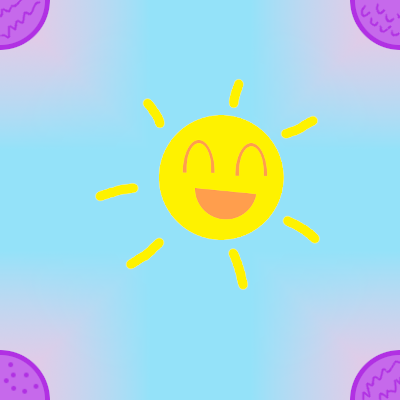
#> input picture projects/algorithms/wave-function-collapse/py/data/sky/blank.png, 400 x 400 px; its folder holds 4 pictures in this run; the run also reads 2 pictures not shown here
$ python main.py
#> lines starting #> are read from the running program, lines starting #| are printed output that depends on the picture
### projects/algorithms/wave-function-collapse/py/classes/Grid.py
from __future__ import annotations

import os
import random
from copy import deepcopy
from itertools import chain
from PIL import Image

import numpy as np

from classes.helpers import Shape
from classes.Tile import Tile


class Grid:
    def __init__(self, width: int, height: int, data_folder: os.PathLike, verbose: bool = True) -> None:
        # basic attribute init
#> called with width = 5, height = 5, data_folder = './data/sky/', verbose = False
        self.shape = Shape(width, height)
        self._verbose = verbose
        self._data_folder = data_folder

        # load images from data folder
        self._tile_shape: tuple[int, int, int] = None
        self._tile_imgs: list[np.ndarray] = []

        for i, filename in enumerate(os.listdir(data_folder), start=1):
            # read image into NDArray
            filepath = os.path.join(data_folder, filename)
            image_arr = np.array(Image.open(filepath)) / 255

            # validate image shapes
            if self._tile_shape is None:
                self._tile_shape = image_arr.shape
#> self._tile_shape = (400, 400, 4)

            elif self._tile_shape != image_arr.shape:
                raise ValueError(f'Image {filepath} has a shape ({image_arr.shape}) inconsistent with the template shape ({self._tile_shape}).')

            # track images
            self._tile_imgs.append(image_arr)

            if verbose:
                print(f'[{i}/{len(os.listdir(data_folder))}] [LOADED] "{filepath}"')

        # print debug stuff
        if verbose:
            print(f'\n{len(self._tile_imgs)} images loaded successfully from "{data_folder}"')
            print(f'Common image size: {self._tile_shape}')

        # init tiles and related data
        self._tiles = [[Tile(x, y, len(self._tile_imgs)) for x in range(self.shape.w)] for y in range(self.shape.h)]

    @property
    def flat_tiles(self) -> list[Tile]:
        return list(chain.from_iterable(self._tiles))

    def tile_at(self, x: int, y: int) -> Tile:
        return self._tiles[y][x]

    def force_collapse_random(self, count: int) -> None:
#> called with count = 0
        for _ in range(count):
            # keep iterating in case land on an already collapsed tile
            while (True):
                # get random tile
                randx = random.randint(0, self.shape.w - 1)
                randy = random.randint(0, self.shape.h - 1)
                tile = self.tile_at(randx, randy)

                # if not already collapsed, collapse
                if not tile.is_collapsed:
                    tile.collapse()
                    break

    def generate_matches(self, threshold: float, sections: int = 1, depth: int = 1) -> list[list[list[int]]]:
        """
        Analyses image borders between every image and every other image and decides
        if they can be joined together based on the threshold passed used to compare
        border pixel differences. Generates a nested list where the first axis is the
        image index, the second index is each direction as: `UP`, `RIGHT`, `DOWN`, `LEFT`
        and the third axis is which other images can be there for each main image for each
        direction. The lookup table is used in the `Grid.generate` method.

        Parameters
        ----------
        `threshold` : `float`
            How leniently to form possible neighbours between tiles. The threshold is compared
            against a value between 0 and 1, the mean pixel difference. If the difference is less
            than the threshold passed, the `other` image is considered a possible neighbour, where
            a threshold of 1.01 accepts all `other` images as possible neighbours.

        Returns
        -------
        `list[list[list[int]]]`
            Lookup table to be passed to `Grid.generate`.

        Examples
        --------
        Example of returned value
        >>> [[[0, 4], [0, 3], [0, 1], [0, 2]],
        ... [[0, 4], [1, 2, 4], [2, 3, 4], [1, 3, 4]],
        ... [[1, 2, 3], [0, 3], [2, 3, 4], [1, 3, 4]],
        ... [[1, 2, 3], [1, 2, 4], [2, 3, 4], [0, 2]],
        ... [[1, 2, 3], [1, 2, 4], [0, 1], [1, 3, 4]]]

        Example of `0` threshold returned value
        >>> [[[], [], [], []],
        ... [[], [], [], []],
        ... [[], [], [], []],
        ... [[], [], [], []],
        ... [[], [], [], []]]

        Example of `1` threshold returned value
        >>> [[[0, 1, 2, 3, 4], [0, 1, 2, 3, 4], [0, 1, 2, 3, 4], [0, 1, 2, 3, 4]],
        ... [[0, 1, 2, 3, 4], [0, 1, 2, 3, 4], [0, 1, 2, 3, 4], [0, 1, 2, 3, 4]],
        ... [[0, 1, 2, 3, 4], [0, 1, 2, 3, 4], [0, 1, 2, 3, 4], [0, 1, 2, 3, 4]],
        ... [[0, 1, 2, 3, 4], [0, 1, 2, 3, 4], [0, 1, 2, 3, 4], [0, 1, 2, 3, 4]],
        ... [[0, 1, 2, 3, 4], [0, 1, 2, 3, 4], [0, 1, 2, 3, 4], [0, 1, 2, 3, 4]]]
        """
#> called with threshold = 0.01, sections = 1, depth = 1

        # lookup table skeleton
        lookup: list[list[list[int]]] = [[[] for _ in range(4)] for _ in range(len(self._tile_imgs))]

        # iterate over images loaded from data folder
        for i, main in enumerate(self._tile_imgs):

            # iterate every other image again
            for j, other in enumerate(self._tile_imgs):

                # iterate over directions relative to main image arr
                # get borders between images based on direction joined
                for k, dir in enumerate(('TOP', 'RIGHT', 'DOWN', 'LEFT')):
                    # if other is on the top
                    if dir == 'TOP':
                        # get top of main and bottom of other
                        main_border = main[:depth, :, :].reshape(depth, main.shape[1], main.shape[2])
                        other_border = other[-depth:, :, :].reshape(depth, other.shape[1], other.shape[2])

                    # if other is on the right
                    elif dir == 'RIGHT':
                        # get top of main and bottom of other
                        main_border = main[:, -depth:, :].reshape(depth, main.shape[1], main.shape[2])
                        other_border = other[:, :depth, :].reshape(depth, other.shape[1], other.shape[2])

                    # if other is on the bottom
                    elif dir == 'DOWN':
                        # get top of main and bottom of other
                        main_border = main[-depth:, :, :].reshape(depth, main.shape[1], main.shape[2])
                        other_border = other[:depth, :, :].reshape(depth, other.shape[1], other.shape[2])

                    # if other is on the left
                    elif dir == 'LEFT':
                        # get top of main and bottom of other
                        main_border = main[:, :depth, :].reshape(depth, main.shape[1], main.shape[2])
                        other_border = other[:, -depth:, :].reshape(depth, other.shape[1], other.shape[2])

                    # get average pixel value difference between borders between sections
                    main_border = main_border.copy().flatten()
                    other_border = other_border.copy().flatten()

                    # split into sections
                    main_borders = np.split(main_border, sections)
                    other_borders = np.split(other_border, sections)

                    # get pixel diff
                    pixel_diff = 0
                    for g in range(sections):
                        pixel_diff += abs(np.mean(main_borders[g] - other_borders[g]))
                    pixel_diff /= 3

                    # compare diff against threshold
                    if abs(pixel_diff) < threshold:
                        lookup[i][k] += [j]

        return lookup

    def update_tiles(self, lookup: list[list[list[int]]]) -> None:
        # iterate over tiles
        for y in range(self.shape.h):
            for x in range(self.shape.w):
                tile = self.tile_at(x, y)
                if not tile.is_collapsed:
                    continue

                # iterate over tile neighbours
                for i, relPos in enumerate(((0, -1), (1, 0), (0, 1), (-1, 0))):
                    # will fail if neighbour out of range
                    try:
                        # if neighbour is collapsed
                        neighbour = self.tile_at(tile.pos.x + relPos[0], tile.pos.y + relPos[1])
                        if not neighbour.is_collapsed:
                            new_states = set(lookup[tile.final_state][i]) & set(neighbour.possible_states)
                            neighbour.set_states(list(new_states))

                    except IndexError:
                        continue

    def generate(self, lookup: list[list[list[int]]], resize: tuple[int, int] = None, max_tries: int = 10, verbose: bool = False) -> Image:
        # iterate and keep trying
#> called with resize = (400, 400), max_tries = 100, verbose = False
        for i in range(max_tries):
            grid = self.copy()

            # get list of uncollapsed tiles
            unsure_tiles = list(filter(lambda tile: not tile.is_collapsed, grid.flat_tiles))

            # if error thrown, failed generation
            try:
                # update all collapsed tiles
                grid.update_tiles(lookup)

                # while uncollapsed tiles still exist
                while len(unsure_tiles) > 0:
                    # get tile with lowest entropy
                    lowest_entropy_tile = grid.get_lowest_entropy(unsure_tiles)

                    # collapse and remove
                    lowest_entropy_tile.collapse()
                    unsure_tiles.remove(lowest_entropy_tile)

                    # update all tiles
                    grid.update_tiles(lookup)

                # if all tiles have same final state, take as error
                if all([tile.final_state == grid.flat_tiles[0].final_state for tile in grid.flat_tiles]):
                    continue

                print(f'Image successfully generated after {i + 1} attempts.')
                return grid.as_image(resize)

            except (ValueError, Exception):
                if verbose:
                    filled = ((grid.shape.w * grid.shape.h) - len(unsure_tiles)) / (grid.shape.w * grid.shape.h)
                    print(f'Attempt {i + 1: >{len(str(max_tries))}}: {filled * 100:.2g}% filled')
                continue

        # if past max tries and no image returned
        else:
            raise Exception(f'Generation terminated after {max_tries} attempts.')
#> this loop made 3 passes
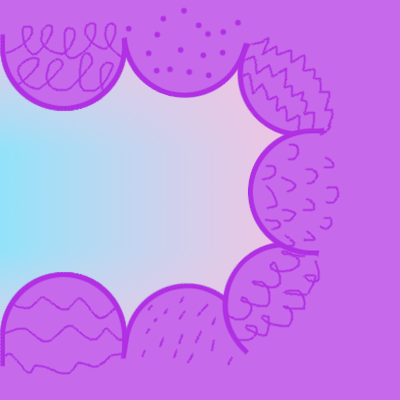
#> input picture projects/algorithms/wave-function-collapse/py/data/sky/right.png, 400 x 400 px
#> pass 3, in as_image, `img = Image.fromarray((pixel_arr * 255).astype(np.uint8))`:
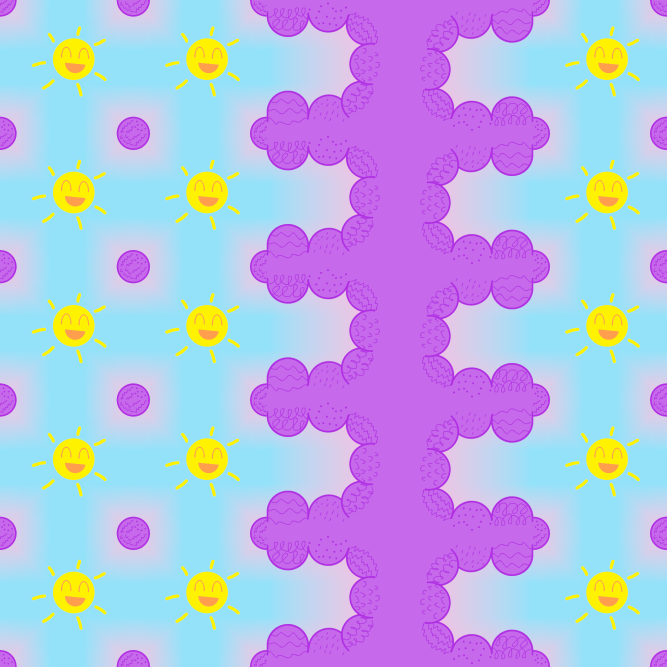
#> img: PIL image 2000x2000 RGBA (shown at 1/3 size); mean R, G, B, A 183.7, 183.1, 228.2, 255

    def get_lowest_entropy(self, tiles: list[Tile] = None) -> Tile:
        if tiles is None:
            tiles = deepcopy(self.flat_tiles)

        # flatten and sort tiles array based on entropy
        tiles = list(filter(lambda tile: not tile.is_collapsed, tiles))
        tiles.sort(key=lambda tile: tile.entropy)

        # if one left
        if len(tiles) == 1:
            return tiles[0]

        # get tiles with lowest entropy (first sublist of entropies)
        tiles = [tile for tile in tiles if tile.entropy == tiles[0].entropy]

        # pick and return random tile from sublist
        return random.choice(tiles)

    def as_image(self, resize: tuple[int, int] = None) -> Image:
        # build pixel array
        pixel_arr = np.ones((self._tile_shape[0] * self.shape.h, self._tile_shape[1] * self.shape.w, self._tile_shape[2]))

        # iterate over tiles
        for y in range(self.shape.h):
            for x in range(self.shape.w):
                tile = self.tile_at(x, y)

                # if tile has been collapsed
                if tile.is_collapsed:
                    # set pixels in pixel arr
                    pixel_arr[
                        y * self._tile_shape[0]:y * self._tile_shape[0] + self._tile_shape[0],
                        x * self._tile_shape[1]:x * self._tile_shape[1] + self._tile_shape[1]
                    ] = self._tile_imgs[tile.final_state]

                else:
                    pixel_arr[
                        y * self._tile_shape[0]:y * self._tile_shape[0] + self._tile_shape[0],
                        x * self._tile_shape[1]:x * self._tile_shape[1] + self._tile_shape[1]
                    ] = np.ones(self._tile_shape)

        img = Image.fromarray((pixel_arr * 255).astype(np.uint8))

        if resize is not None:
            return img.resize(resize)
        return img

    def copy(self) -> Grid:
        grid = Grid(self.shape.w, self.shape.h, self._data_folder, self._verbose)

        grid._tile_shape = self._tile_shape
        grid._tile_imgs = self._tile_imgs

        grid._tiles = deepcopy(self._tiles)

        return grid

### projects/game_dev/wave-function-collapse/py/classes/Tile.py
from __future__ import annotations

import random

from classes.helpers import Pos


class Tile:
    def __init__(self, x: int, y: int, state_count: int) -> None:
        self.pos = Pos(x, y)

        self._final_state = None
        self._all_states = list(range(state_count))
        self.is_collapsed = False

    @property
    def final_state(self) -> int:
        if self._final_state is None:
            raise Exception(f'Tile has not been collapsed yet, final state has {len(self._all_states)} possibilities.')
        return self._final_state

    @property
    def entropy(self) -> int:
        return len(self._all_states)

    @property
    def possible_states(self) -> list[int]:
        return self._all_states

    def set_states(self, new_states: list[int]) -> None:
        self._all_states = new_states

    def collapse(self) -> None:
        self.is_collapsed = True
        self._final_state = self._all_states[random.randint(0, len(self._all_states) - 1)]

### projects/algorithms/wave-function-collapse/py/main.py
from __future__ import annotations

from classes.Grid import Grid


def main():
    grid = Grid(5, 5, './data/sky/', verbose=False)
    grid.force_collapse_random(0)

    lookup = grid.generate_matches(threshold=0.01, sections=1, depth=1)
    grid.generate(lookup, resize=(400, 400), max_tries=100, verbose=False)


if __name__ == '__main__':
    main()
